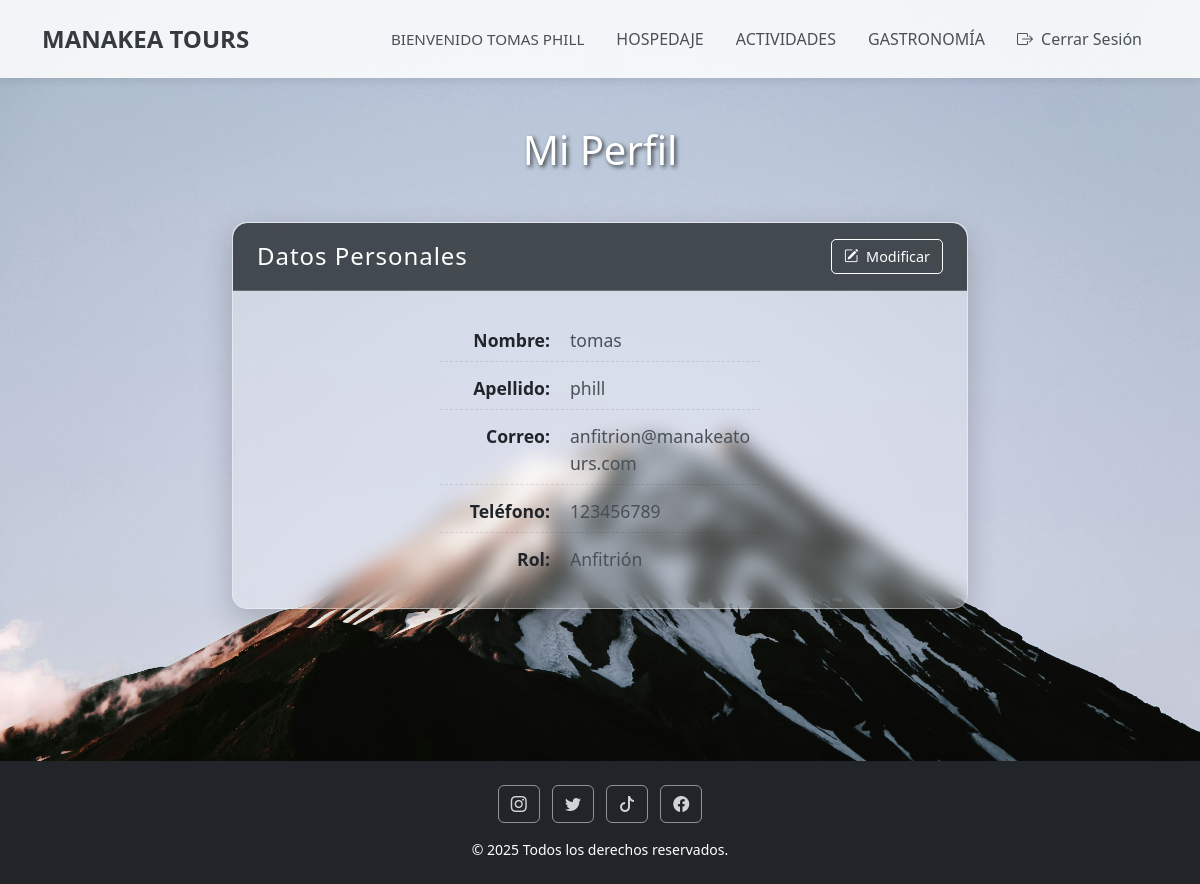
/perfil/ (signed in), run on an earlier commit of the app's database.
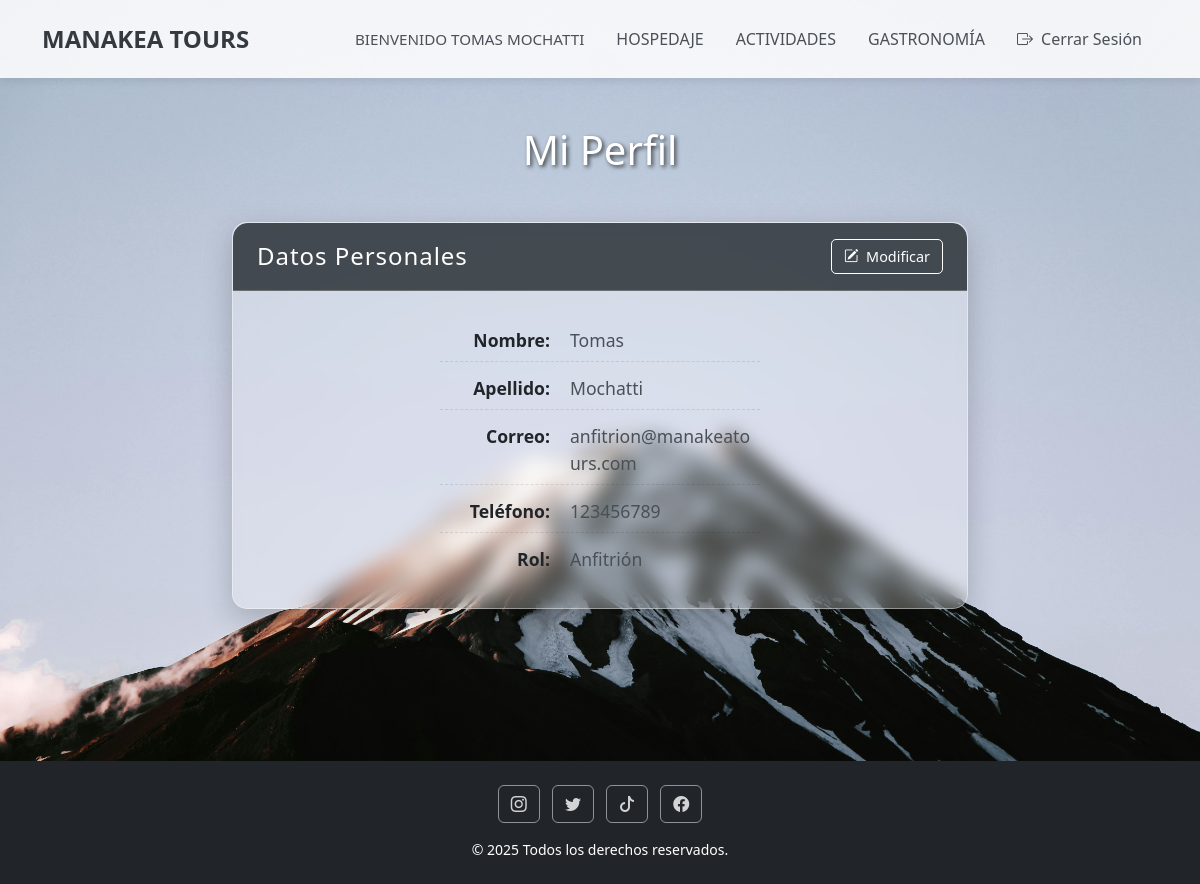
And on a later commit of the database.
### core/models.py (models this page shows, shortened)
class Usuario(AbstractBaseUser, PermissionsMixin):
    nombre = models.CharField(max_length=100)
    apellido = models.CharField(max_length=100)
    correo = models.EmailField(unique=True)
    telefono = models.CharField(max_length=20, blank=True, null=True) # Campo de teléfono
    tipo_usuario = models.ForeignKey(TipoUsuario, on_delete=models.SET_NULL, null=True, blank=True)
    is_active = models.BooleanField(default=True) # Indica si la cuenta está activa
    is_staff = models.BooleanField(default=False) # Necesario para acceder al admin de Django
    date_joined = models.DateTimeField(auto_now_add=True) # Fecha de creación del usuario
    objects = UsuarioManager() # Asigna tu Manager personalizado
    USERNAME_FIELD = 'correo' # Django usará 'correo' como campo de nombre de usuario para el login
    REQUIRED_FIELDS = ['nombre', 'apellido'] # Campos requeridos al crear un superusuario con createsuperuser
    groups = models.ManyToManyField(
        'auth.Group',
        verbose_name='groups',
        blank=True,
        help_text='The groups this user belongs to. A user will get all permissions granted to each of their groups.',
        related_name="core_usuario_set", # Asegura un related_name único para evitar conflictos
        related_query_name="usuario",
    )
    user_permissions = models.ManyToManyField(
        'auth.Permission',
        verbose_name='user permissions',
        blank=True,
        help_text='Specific permissions for this user.',
        related_name="core_usuario_set", # Asegura un related_name único para evitar conflictos
        related_query_name="usuario",
    )
    class Meta:
        verbose_name = "Usuario"
        verbose_name_plural = "Usuarios"
    @property
    def is_cliente(self):
        return self.tipo_usuario and self.tipo_usuario.tipo_nombre == 'cliente'
    @property
    def is_anfitrion(self):
        return self.tipo_usuario and self.tipo_usuario.tipo_nombre == 'anfitrion'

### core/views.py (the view, shortened to what this page needs)
# urls.py: path('perfil/', views.perfil, name='perfil'),
@login_required(login_url='login')
def perfil(request):
    usuario_actual = request.user
    form_submitted_with_errors = False
    if request.method == 'POST':
        form = PerfilUsuarioForm(request.POST, instance=usuario_actual)
        if form.is_valid():
            form.save()
            messages.success(request, '¡Tus datos han sido actualizados correctamente!')
            return redirect('perfil')
        else:
            messages.error(request, 'Hubo un error al actualizar tus datos. Por favor, revisa el formulario.')
            form_submitted_with_errors = True
    else:
        form = PerfilUsuarioForm(instance=usuario_actual)
    reservas_data = []
    context = {
        'form': form,
        'reservas': reservas_data,
        'form_submitted': form_submitted_with_errors,
        'user': usuario_actual,
    }
    return render(request, 'core/perfil.html', context)

### core/views.py (called while the page is built)
def is_cliente(user):
    return user.is_authenticated and user.is_cliente

### core/templates/core/perfil.html (shortened to what this page needs)
{% load static %}
<!DOCTYPE html>
<html lang="es">
<head>
    <link href="https://cdn.jsdelivr.net/npm/bootstrap@5.3.0/dist/css/bootstrap.min.css" rel="stylesheet">
    <link rel="stylesheet" href="https://cdn.jsdelivr.net/npm/bootstrap-icons@1.10.5/font/bootstrap-icons.css">
    <link rel="stylesheet" href="https://cdnjs.cloudflare.com/ajax/libs/font-awesome/6.5.1/css/all.min.css" />
    <link rel="stylesheet" href="{% static 'css/global.css'%}">
</head>
<body>
    <section class="bg-5">
        <nav class="navbar navbar-expand-md navbar-light bg-light">
            <div class="container">
                <a class="navbar-brand fw-bold" href="{% url 'inicioregistrado'%}">MANAKEA TOURS</a>
                <div class="collapse navbar-collapse justify-content-end" id="navbarNav">
                    <ul class="navbar-nav">
                        {% if user.is_authenticated %}
                            <li class="nav-item d-flex align-items-center">
                                <span class="nav-link welcome-message">BIENVENIDO {{ user.nombre|upper }} {{ user.apellido|upper }}</span>
                            </li>
                            <li class="nav-item">
                                <a class="nav-link" href="{% url 'hospedaje' %}">HOSPEDAJE</a>
                            </li>
                            <li class="nav-item">
                                <a class="nav-link" href="{% url 'actividad' %}">ACTIVIDADES</a>
                            </li>
                            <li class="nav-item">
                                <a class="nav-link" href="{% url 'gastronomia' %}">GASTRONOMÍA</a>
                            </li>
                            <li class="nav-item">
                                <a class="nav-link btn btn-outline-danger btn-sm ms-2" href="{% url 'logout' %}">
                                    <i class="bi bi-box-arrow-right me-1"></i> Cerrar Sesión
                                </a>
                            </li>
                        {% endif %}
                    </ul>
                </div>
            </div>
        </nav>
        <div class="container py-5 flex-grow-1 d-flex flex-column justify-content-center">
            <h1 class="text-center mb-5 text-white" style="text-shadow: 2px 2px 4px rgba(0,0,0,0.7);">Mi Perfil</h1>
            {% if user.is_authenticated %}
                <div class="row profile-row justify-content-center flex-grow-1">
                    <div class="col-12 {% if user.is_cliente %}col-md-5{% else %}col-md-8{% endif %} profile-card-col mb-4">
                        <div class="card shadow-sm h-100">
                            <div class="card-header text-white d-flex justify-content-between align-items-center">
                                <h4 class="mb-0">Datos Personales</h4>
                                <button type="button" class="btn btn-outline-light btn-sm" id="toggleEditButton">
                                    <i class="bi bi-pencil-square me-1"></i> Modificar
                                </button>
                            </div>
                            <div class="card-body">
                                <div id="staticData">
                                    <p><strong>Nombre:</strong> <span>{{ user.nombre }}</span></p>
                                    <p><strong>Apellido:</strong> <span>{{ user.apellido }}</span></p>
                                    <p><strong>Correo:</strong> <span>{{ user.correo }}</span></p>
                                    <p><strong>Teléfono:</strong> <span>{{ user.telefono|default:"No registrado" }}</span></p>
                                    <p><strong>Rol:</strong>
                                        <span>
                                            {% if user.is_cliente %}Cliente
                                            {% elif user.is_anfitrion %}Anfitrión
                                            {% elif user.is_administrador_plataforma %}Administrador
                                            {% else %}Desconocido (Rol no definido)
                                            {% endif %}
                                        </span>
                                    </p>
                                </div>
                            </div>
                        </div>
                    </div>
                </div>
            {% else %}
                <div class="alert alert-warning text-center" role="alert">
                    Debes iniciar sesión para ver tu perfil.
                </div>
            {% endif %}
        </div>
        <footer class="bg-dark text-center text-white py-4 mt-5">
            <div class="container">
                <div class="mb-3">
                    <a href="https://www.instagram.com" target="_blank" class="btn btn-outline-light mx-1"><i class="bi bi-instagram"></i></a>
                    <a href="https://www.twitter.com" target="_blank" class="btn btn-outline-light mx-1"><i class="bi bi-twitter"></i></a>
                    <a href="https://www.tiktok.com" target="_blank" class="btn btn-outline-light mx-1"><i class="bi bi-tiktok"></i></a>
                    <a href="https://www.facebook.com" target="_blank" class="btn btn-outline-light mx-1"><i class="bi bi-facebook"></i></a>
                </div>
                <p class="mb-0 small">&copy; 2025 Todos los derechos reservados.</p>
            </div>
        </footer>
    </section>
</body>
</html>

### core/static/css/global.css (style rules this page uses)
body { min-height: 100vh; display: flex; flex-direction: column; margin: 0; padding: 0; }
.bg-5 { background-image: url(../img/volcan.jpg); background-repeat: no-repeat; background-position: center center; background-size: cover; min-height: 100vh; display: flex; flex-direction: column; }
.card-body { display: flex; flex-direction: column; }
.profile-card-col .card { background-color: rgba(255, 255, 255, 0.25) !important; backdrop-filter: blur(10px) !important; -webkit-backdrop-filter: blur(10px) !important; border: 1px solid rgba(255, 255, 255, 0.4) !important; border-radius: 15px !important; box-shadow: 0 10px 30px rgba(0, 0, 0, 0.2) !important; display: flex; flex-direction: column; height: 100%; overflow: hidden; transition: all 0.3s cubic-bezier(0.25, 0.8, 0.25, 1); }
.profile-card-col .card-header { background-color: rgba(52, 58, 64, 0.9) !important; color: white !important; border-bottom: 1px solid rgba(255, 255, 255, 0.2) !important; padding: 1rem 1.5rem !important; font-size: 1.2rem !important; font-weight: 600 !important; letter-spacing: 0.05em !important; border-top-left-radius: 15px !important; border-top-right-radius: 15px !important; }
.profile-card-col .card-body { background-color: transparent !important; color: #343a40 !important; padding: 1rem !important; flex-grow: 1; display: flex; flex-direction: column; justify-content: flex-start; align-items: center; text-align: center; }
#staticData { display: flex; flex-direction: column; width: 100%; max-width: 320px; text-align: left; margin: 20px auto !important; padding: 0 !important; }
.profile-card-col .card-body p { color: #495057 !important; margin-bottom: 0.8rem !important; font-size: 1.1rem !important; display: flex; align-items: baseline; width: 100%; padding-bottom: 0.5rem !important; border-bottom: 1px dashed rgba(0, 0, 0, 0.1) !important; }
.profile-card-col .card-body p strong { color: #212529 !important; min-width: 110px !important; text-align: right !important; margin-right: 20px !important; flex-shrink: 0; font-weight: 700 !important; }
.profile-card-col .card-body p span { flex-grow: 1; text-align: left; word-break: break-word; overflow-wrap: break-word; }
.profile-card-col .card-body p:last-child { margin-bottom: 0 !important; border-bottom: none !important; padding-bottom: 0 !important; }
.btn { margin-top: auto; }
.card .btn { border-radius: 0.25rem; transition: all 0.2s ease-in-out; font-weight: 500; }
.card .btn-outline-light { color: white !important; border-color: white !important; background-color: transparent !important; }
.card .btn-sm { padding: 0.35rem 0.75rem !important; font-size: 0.9rem !important; border-radius: 5px !important; }
.profile-row { display: flex; flex-wrap: wrap; align-items: stretch; justify-content: center; gap: 2rem; margin-bottom: 2rem; }
.navbar { background-color: rgba(255, 255, 255, 0.85) !important; box-shadow: 0 2px 10px rgba(0,0,0,0.1); padding: 1rem 0 !important; }
.navbar-brand { font-size: 1.5rem !important; color: #343a40 !important; font-weight: 700 !important; }
.navbar-nav .nav-link { color: #495057 !important; font-weight: 500 !important; margin: 0 0.5rem; transition: color 0.3s ease; }
.welcome-message { color: #6c757d !important; font-size: 0.95rem !important; margin-right: 1rem; }
footer { background-color: rgba(33, 37, 41, 0.9) !important; padding: 2rem 0 !important; color: rgba(255, 255, 255, 0.8) !important; }
footer .btn-outline-light { border-color: rgba(255, 255, 255, 0.5) !important; color: rgba(255, 255, 255, 0.8) !important; }
.navbar .btn-outline-danger { border: none !important; background-color: transparent !important; color: #495057 !important; }

What changed in the data, as far as the page shows it:
changed Usuario "anfitrion@manakeatours.com": apellido "PHILL" → "MOCHATTI"; nombre "tomas" → "Tomas"; apellido "phill" → "Mochatti"
